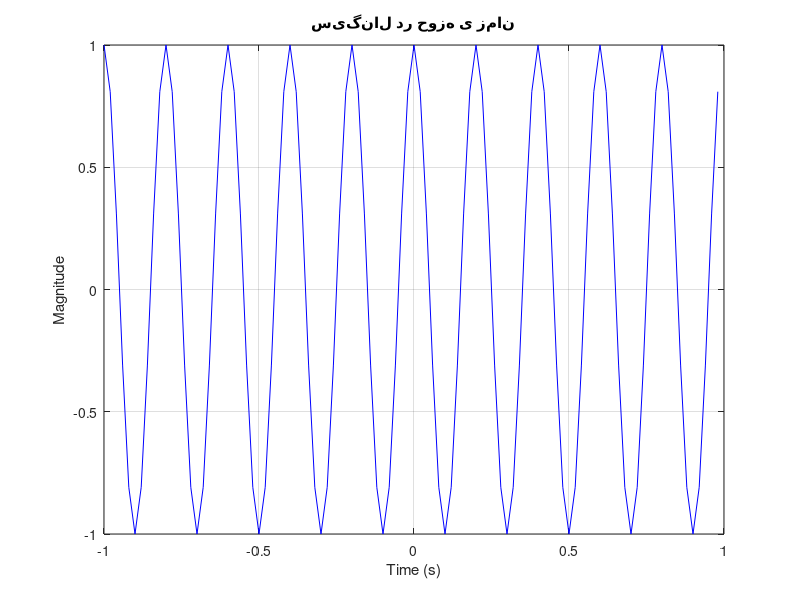
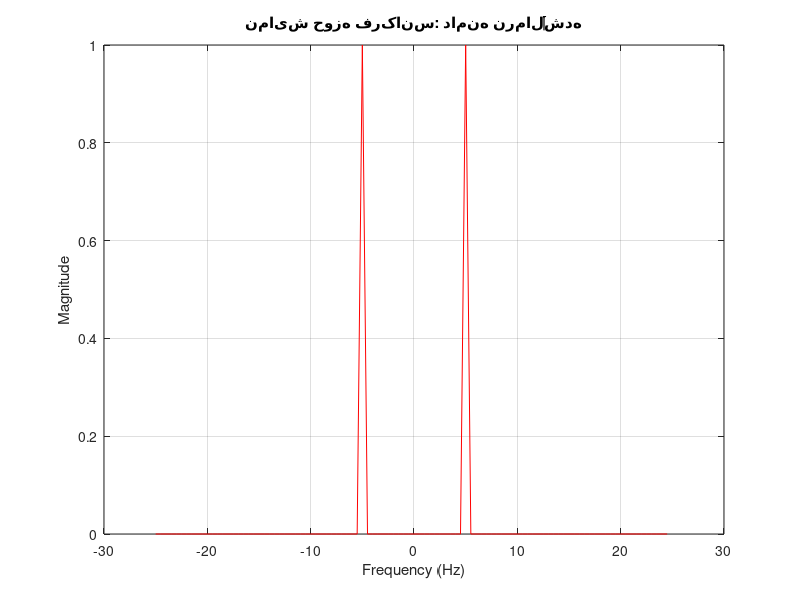

MATLAB code to generate these figures, in order:
%% Part 0: پاکسازی محیط
close all;
clc;
clear; 

%% Part 1: الف
fs = 50;
ts = 1 / fs;

t_start = -1; 
t_end = 1; 
t = t_start : ts : (t_end - ts);

x1 = cos(10 * pi * t);

% رسم سیگنال در حوزه زمان
figure;
plot(t, x1, 'b', 'LineWidth', 0.5); 
grid on; 
xlabel('Time (s)'); 
ylabel('Magnitude');
title('سیگنال در حوزه ی زمان', 'FontWeight', 'bold'); 

%% Part 2: ب

y1 = fftshift(fft(x1));
out = y1 / max(abs(y1)); % تبدیل فوریه نرمالشده (دامنه مقیاس شده به 1)

N = length(t); % تعداد کل نمونهها

f = -fs/2 : fs/N : fs/2 - fs/N; % بردار فرکانسی

figure;
plot(f, abs(out), 'r', 'LineWidth', 0.5); 
grid on; 
xlabel('Frequency (Hz)');
ylabel('Magnitude');
title('نمایش حوزه فرکانس: دامنه نرمالشده', 'FontWeight', 'bold');
